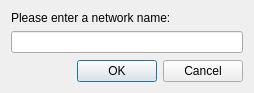
<ui version="4.0" >
 <class>NetworkEditDlg</class>
 <widget class="QDialog" name="NetworkEditDlg" >
  <property name="geometry" >
   <rect>
    <x>0</x>
    <y>0</y>
    <width>254</width>
    <height>93</height>
   </rect>
  </property>
  <property name="windowTitle" >
   <string>Dialog</string>
  </property>
  <layout class="QVBoxLayout" >
   <item>
    <layout class="QVBoxLayout" >
     <item>
      <widget class="QLabel" name="label" >
       <property name="text" >
        <string>Please enter a network name:</string>
       </property>
      </widget>
     </item>
     <item>
      <widget class="QLineEdit" name="networkEdit" />
     </item>
     <item>
      <spacer>
       <property name="orientation" >
        <enum>Qt::Vertical</enum>
       </property>
       <property name="sizeHint" >
        <size>
         <width>20</width>
         <height>40</height>
        </size>
       </property>
      </spacer>
     </item>
     <item>
      <widget class="QDialogButtonBox" name="buttonBox" >
       <property name="orientation" >
        <enum>Qt::Horizontal</enum>
       </property>
       <property name="standardButtons" >
        <set>QDialogButtonBox::Cancel|QDialogButtonBox::NoButton|QDialogButtonBox::Ok</set>
       </property>
      </widget>
     </item>
    </layout>
   </item>
  </layout>
 </widget>
 <resources/>
 <connections>
  <connection>
   <sender>buttonBox</sender>
   <signal>accepted()</signal>
   <receiver>NetworkEditDlg</receiver>
   <slot>accept()</slot>
   <hints>
    <hint type="sourcelabel" >
     <x>248</x>
     <y>254</y>
    </hint>
    <hint type="destinationlabel" >
     <x>157</x>
     <y>274</y>
    </hint>
   </hints>
  </connection>
  <connection>
   <sender>buttonBox</sender>
   <signal>rejected()</signal>
   <receiver>NetworkEditDlg</receiver>
   <slot>reject()</slot>
   <hints>
    <hint type="sourcelabel" >
     <x>316</x>
     <y>260</y>
    </hint>
    <hint type="destinationlabel" >
     <x>286</x>
     <y>274</y>
    </hint>
   </hints>
  </connection>
 </connections>
</ui>
